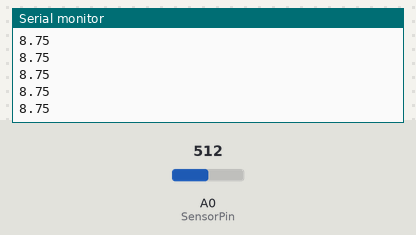
Bench run of a sketch on a simulated Arduino Uno, built for the host (arithmetic inside an expression is 32-bit, double 64-bit). On the bench: the last lines printed to the serial monitor. Inputs (shaded band) come from the test bench; at power-on: A0 (SensorPin) = 512.

Above: at 1.2 s.
1.3 s: A0 (SensorPin) set to 716
At 1.42 s:
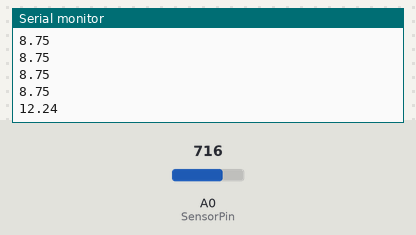
2.8 s: A0 (SensorPin) set to 900
At 2.84 s:
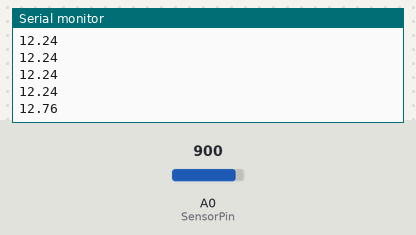
Timing chart, 0 to 5.8 s (numbered marks = the images above; inputs shaded):
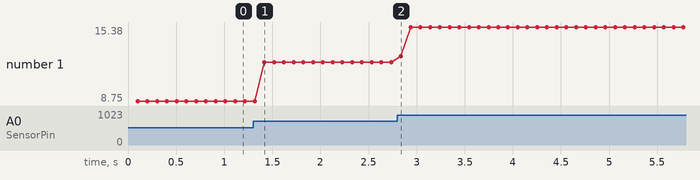

The sketch:

ph.ino
```cpp
//Arduino code
#include <SoftwareSerial.h>
SoftwareSerial s(0,1);
#define SensorPin A0

// Ph Sensor
unsigned long int avgValue;  //Store the average value of the sensor feedback
float b;
int buf[10],temp;

void setup() {
  Serial.begin(9600);
  s.begin(9600);
}

void loop() {
    for(int i=0;i<10;i++)       //Get 10 sample value from the sensor for smooth the value
      {
        buf[i]=analogRead(SensorPin);
        delay(10);
      }
      for(int i=0;i<9;i++)        //sort the analog from small to large
      {
        for(int j=i+1;j<10;j++)
        {
          if(buf[i]>buf[j])
          {
            temp=buf[i];
            buf[i]=buf[j];
            buf[j]=temp;
          }
        }
  }
      avgValue=0;
      for(int i=2;i<8;i++)                      //take the average value of 6 center sample
      avgValue+=buf[i];
      float phValue=(float)avgValue*5.0/1024/6; //convert the analog into millivolt
      float phValue1=(3.5*phValue);
      Serial.println(phValue1, 2);

    if(s.available()>0)
      {
       char c= s.read();
       if(c == 's'){
       s.write(phValue1);
       delay(2000);
       }
    }
}
```

Measured:
- after the input at 1.3 s, the serial monitor: prints a new line after 0.12 s (image 1)
- after the input at 2.8 s, the serial monitor: prints a new line at once (image 2)
- plotted number 1: 8.75 → 12.24 after the input at 1.3 s, 12.24 → 15.38 after the input at 2.8 s
